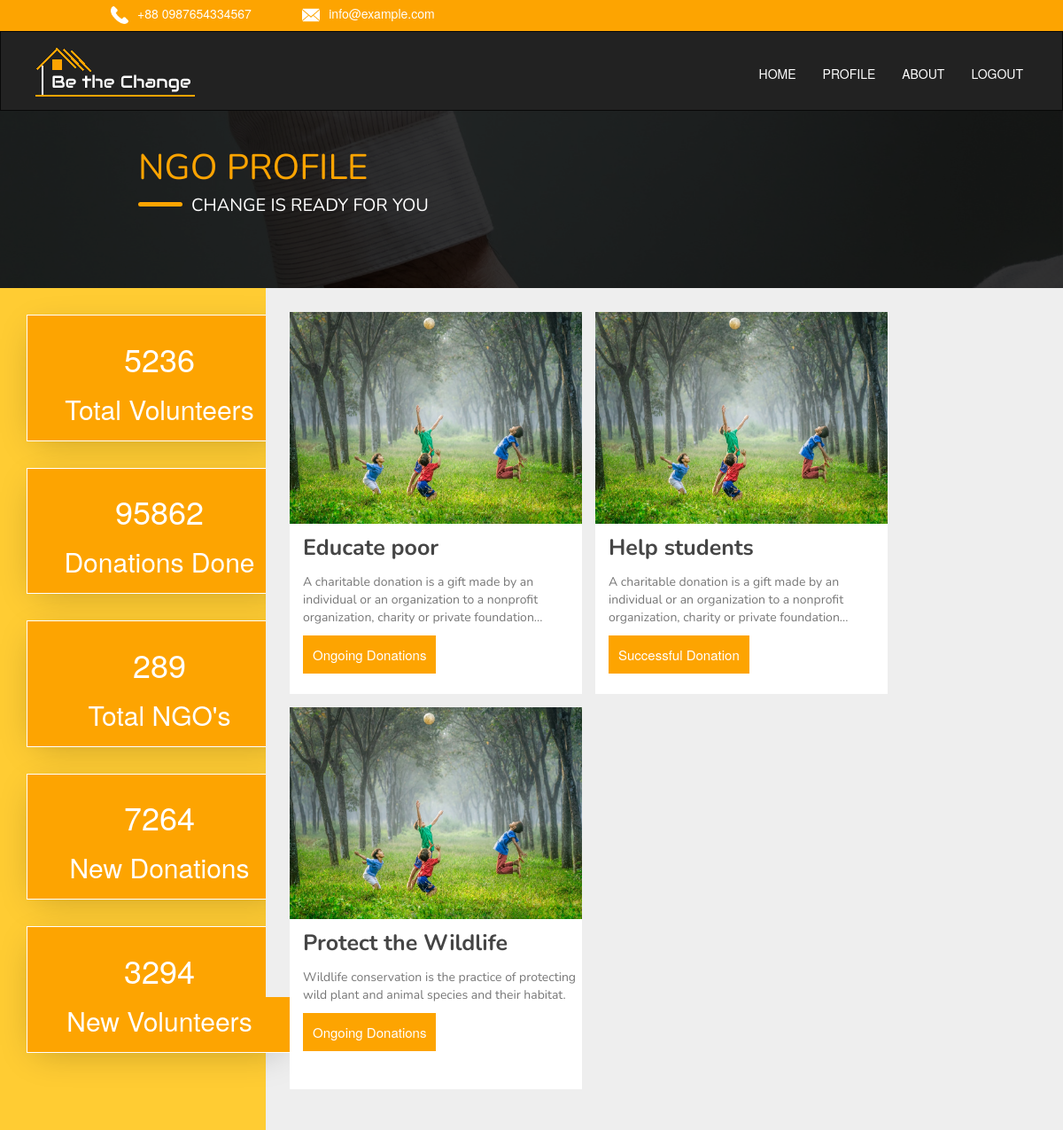
Before: /respngodonation.php (signed in) with the older database file.
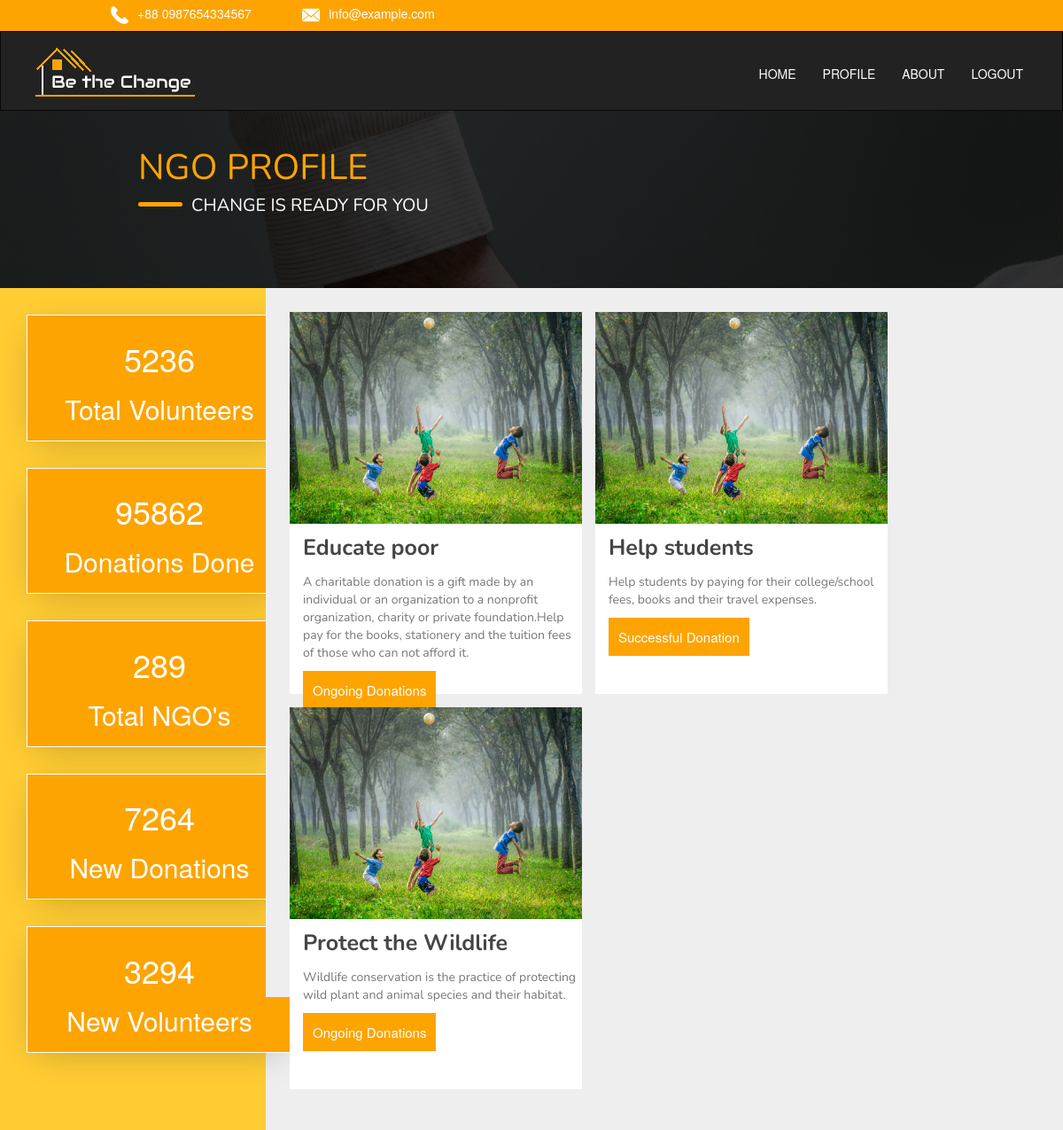
After: the same page with the newer database file.
### tables this page shows
CREATE TABLE `donations` (
  `DNID` int(11) NOT NULL,
  `DAMOUNT` int(11) DEFAULT NULL,
  `COLLECTED_AMT` int(11) NOT NULL,
  `NID` int(11) DEFAULT NULL,
  `D_TITLE` varchar(100) DEFAULT NULL,
  `D_DESCRIPTION` varchar(500) NOT NULL,
  `D_IMAGE` blob NOT NULL,
  `STATUS_D` enum('0','1') NOT NULL DEFAULT '1'
);

### pages/includes/functions.php (called while the page is built, shortened)
<?php
$connection = mysqli_connect(SERVER,USER,PASSWORD,DB);
function ngodonations($nid){
    global $connection;
    $query = "SELECT * FROM donations where NID=$nid";
    $ngo=mysqli_query($connection,$query);
    if($row=mysqli_fetch_all($ngo)){
        return($row);
    }
}
?>

### respngodonation.php (the view, shortened to what the changed rows need)
<?php
require_once("pages/includes/functions.php");
$nid=$_SESSION['nid'];
$donate=ngodonations($nid);
?>
<html>
    <head>
    <link rel="stylesheet" href="vendors/bootstrap/css/bootstrap.min.css">
    <link rel="stylesheet" href="vendors/assets/owl.carousel.min.css">
    <link rel="stylesheet" href="vendors/assets/owl.theme.default.css">
    <link rel="stylesheet" href="vendors/OwlCarousel2-2.3.4/dist/assets/owl.theme.blue.css">
    <link rel="stylesheet" href="css/ngo1.css">
    </head>
    <body>
    <div class="img-overlay">
<div class="new-section">
        <div class="sidebar-container pull-left">
            <div class="box">
               <div class="content">
                <h1 class="text-center">5236</h1>
                <h2 class="text-center">Total Volunteers</h2>
                </div>
            </div>
            <div class="box">
               <div class="content">
                <h1 class="text-center">95862</h1>
                <h2 class="text-center">Donations Done</h2>
                </div>
            </div>
            <div class="box">
               <div class="content">
                <h1 class="text-center">289</h1>
                <h2 class="text-center">Total NGO's</h2>
                </div>
            </div>
            <div class="box">
               <div class="content">
                <h1 class="text-center">7264</h1>
                <h2 class="text-center">New Donations</h2>
                </div>
            </div>
            <div class="box">
               <div class="content">
                <h1 class="text-center">3294</h1>
                <h2 class="text-center">New Volunteers</h2>
                </div>
            </div>
        </div>
        <div class="right-container pull-left">
           <div class="right-wala">
           <?php
              foreach ($donate as $key => $value) {
                ?>
                <div class="first1">
                   <?php print_r($value[4]) ?>
                    <img src="css/img/pic5.jpg" height="239px" width="330px">
                   <div class="bottom-container">
                       <p class="bold1"><?php print_r($value[4]) ?></p>
                       <p class="bold2"><?php print_r($value[5]) ?></p>
                        <?php
                             if($value[7]==1){
                        ?>
                            <span><a href="#"><label class="btn read-more" onclick="getpart('<?php  echo ($value[4]) ?>'+','+<?php  echo ($value[0]) ?>)" data-toggle="modal" data-target="#readModal" >Ongoing Donations</label></a></span>
                        <?php
                            }
                            else{
                        ?>
                            <span><a href="#"><label class="btn read-more" onclick="getpart('<?php  echo ($value[4]) ?>'+','+<?php  echo ($value[0]) ?>)" data-toggle="modal" data-target="#readModal" >Successful Donation</label></a></span>
                        <?php
                            }
                        ?>
                   </div>
               </div>
                <?php
              }
              ?>
</div>
    </div>
     </div>
        </div>
    </body>
</html>

Changed rows visible on the page:
changed donations (number 1 of 3 on the later page): value "Educate poor A charitable donation is a gift made by an individual or an organization to a nonprofit organization, charity or private foundation..." → "…organization, charity or private foundation.Help pay for the books, stationery and the tuition fees of those who can not afford it."
changed donations (number 2 of 3 on the later page): value "Help students A charitable donation is a gift made by an individual or an organization to a nonprofit organization, charity or private foundation..." → "Help students Help students by paying for their college/school fees, books and their travel expenses."
